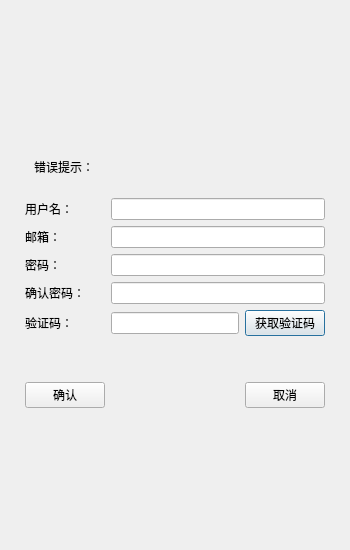
<?xml version="1.0" encoding="UTF-8"?>
<ui version="4.0">
 <class>registerui</class>
 <widget class="QDialog" name="registerui">
  <property name="geometry">
   <rect>
    <x>0</x>
    <y>0</y>
    <width>350</width>
    <height>550</height>
   </rect>
  </property>
  <property name="minimumSize">
   <size>
    <width>350</width>
    <height>550</height>
   </size>
  </property>
  <property name="maximumSize">
   <size>
    <width>350</width>
    <height>550</height>
   </size>
  </property>
  <property name="windowTitle">
   <string>注册</string>
  </property>
  <property name="windowIcon">
   <iconset resource="../resources/res.qrc">
    <normaloff>:/res/default_user_icon.png</normaloff>:/res/default_user_icon.png</iconset>
  </property>
  <layout class="QVBoxLayout" name="verticalLayout">
   <item>
    <layout class="QGridLayout" name="gridLayout">
     <item row="3" column="1">
      <widget class="QLabel" name="label_2">
       <property name="text">
        <string>邮箱：</string>
       </property>
      </widget>
     </item>
     <item row="5" column="3" colspan="2">
      <widget class="InputLine" name="lineEdit_verify_passwd_at_registerui"/>
     </item>
     <item row="4" column="3" colspan="2">
      <widget class="InputLine" name="lineEdit_passwd_at_registerui"/>
     </item>
     <item row="5" column="1">
      <widget class="QLabel" name="label_4">
       <property name="text">
        <string>确认密码：</string>
       </property>
      </widget>
     </item>
     <item row="4" column="1">
      <widget class="QLabel" name="label_3">
       <property name="text">
        <string>密码：</string>
       </property>
      </widget>
     </item>
     <item row="2" column="1">
      <widget class="QLabel" name="label">
       <property name="text">
        <string>用户名：</string>
       </property>
      </widget>
     </item>
     <item row="7" column="3">
      <spacer name="verticalSpacer">
       <property name="orientation">
        <enum>Qt::Orientation::Vertical</enum>
       </property>
       <property name="sizeType">
        <enum>QSizePolicy::Policy::Maximum</enum>
       </property>
       <property name="sizeHint" stdset="0">
        <size>
         <width>20</width>
         <height>40</height>
        </size>
       </property>
      </spacer>
     </item>
     <item row="6" column="4">
      <widget class="TimerButton" name="pushButton_get_verifiycation_code_at_registerui">
       <property name="text">
        <string>获取验证码</string>
       </property>
      </widget>
     </item>
     <item row="8" column="0">
      <spacer name="horizontalSpacer">
       <property name="orientation">
        <enum>Qt::Orientation::Horizontal</enum>
       </property>
       <property name="sizeHint" stdset="0">
        <size>
         <width>40</width>
         <height>20</height>
        </size>
       </property>
      </spacer>
     </item>
     <item row="6" column="1">
      <widget class="QLabel" name="label_5">
       <property name="text">
        <string>验证码：</string>
       </property>
      </widget>
     </item>
     <item row="6" column="3">
      <widget class="QLineEdit" name="lineEdit_verifiycation_code_at_registerui"/>
     </item>
     <item row="8" column="1" colspan="2">
      <widget class="QPushButton" name="pushButton_ok">
       <property name="text">
        <string>确认</string>
       </property>
      </widget>
     </item>
     <item row="2" column="3" colspan="2">
      <widget class="InputLine" name="lineEdit_username_at_registerui"/>
     </item>
     <item row="8" column="4">
      <widget class="QPushButton" name="pushButton_cancle">
       <property name="text">
        <string>取消</string>
       </property>
      </widget>
     </item>
     <item row="8" column="5">
      <spacer name="horizontalSpacer_2">
       <property name="orientation">
        <enum>Qt::Orientation::Horizontal</enum>
       </property>
       <property name="sizeHint" stdset="0">
        <size>
         <width>40</width>
         <height>20</height>
        </size>
       </property>
      </spacer>
     </item>
     <item row="3" column="3" colspan="2">
      <widget class="InputLine" name="lineEdit_the_email_at_registerui"/>
     </item>
     <item row="1" column="1" colspan="4">
      <widget class="QWidget" name="widget_registerui" native="true">
       <property name="sizePolicy">
        <sizepolicy hsizetype="Preferred" vsizetype="Fixed">
         <horstretch>0</horstretch>
         <verstretch>0</verstretch>
        </sizepolicy>
       </property>
       <property name="minimumSize">
        <size>
         <width>300</width>
         <height>50</height>
        </size>
       </property>
       <layout class="QVBoxLayout" name="verticalLayout_2">
        <item>
         <widget class="QLabel" name="label_mistakenote">
          <property name="sizePolicy">
           <sizepolicy hsizetype="Preferred" vsizetype="Preferred">
            <horstretch>0</horstretch>
            <verstretch>0</verstretch>
           </sizepolicy>
          </property>
          <property name="text">
           <string>错误提示：</string>
          </property>
         </widget>
        </item>
       </layout>
      </widget>
     </item>
    </layout>
   </item>
  </layout>
 </widget>
 <customwidgets>
  <customwidget>
   <class>TimerButton</class>
   <extends>QPushButton</extends>
   <header>timerbutton.h</header>
  </customwidget>
  <customwidget>
   <class>InputLine</class>
   <extends>QLineEdit</extends>
   <header location="global">inputline.h</header>
  </customwidget>
 </customwidgets>
 <resources>
  <include location="../resources/res.qrc"/>
 </resources>
 <connections/>
</ui>
